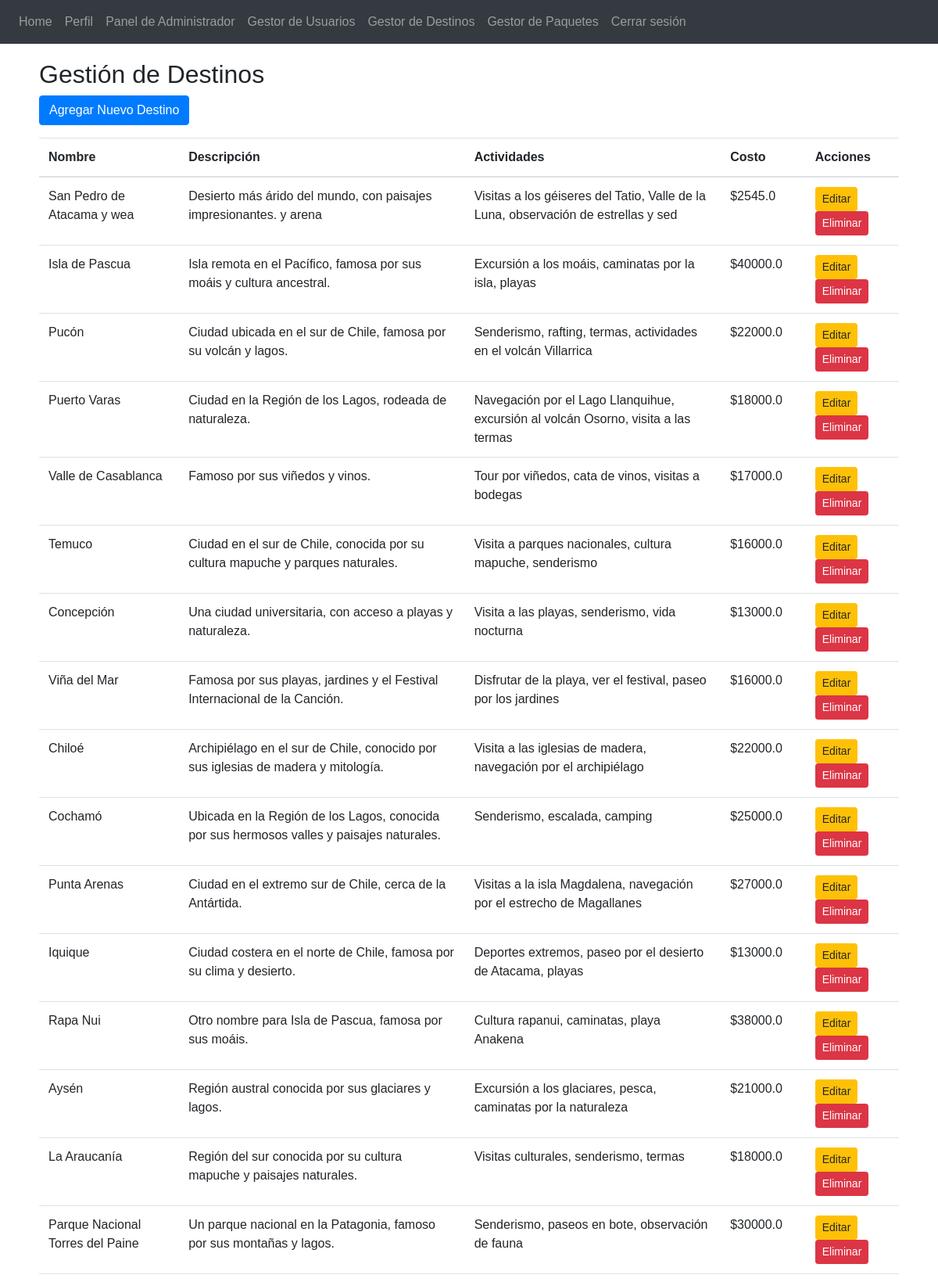
The app's page /admin/destinations (signed in, upper part) with its own data.
### app/travel/models.py (models this page shows, shortened)
class Destination(db.Model):
    __tablename__ = 'destinations'
    id = db.Column(db.Integer, primary_key=True)
    name = db.Column(db.String(100), nullable=False)
    description = db.Column(db.Text, nullable=False)
    activities = db.Column(db.String(255), nullable=False)
    cost = db.Column(db.Float, nullable=False)
    reservations = db.relationship('Reservation', backref='destination_related', lazy=True)

### app/admin/routes.py (the view)
@admin.route('/destinations')
@login_required
def manage_destinations():
    if current_user.role != 'admin':
        flash('No tienes permiso para acceder a esta página.', 'danger')
        return redirect(url_for('auth.login'))
    destinations = Destination.query.all()
    if not destinations:
        flash('No se encontraron destinos.', 'warning')
    return render_template('admin/destinations.html', destinations=destinations)

### app/auth/models.py (called while the page is built)
    def is_admin(self):
        return self.role == 'admin'

### app/templates/admin/destinations.html
{% extends 'base.html' %}
{% block content %}
<h2>Gestión de Destinos</h2>
<a href="{{ url_for('admin.add_destination') }}" class="btn btn-primary mb-3">Agregar Nuevo Destino</a>
{% if destinations %}
<table class="table">
    <thead>
        <tr>
            <th>Nombre</th>
            <th>Descripción</th>
            <th>Actividades</th>
            <th>Costo</th>
            <th>Acciones</th>
        </tr>
    </thead>
    <tbody>
        {% for destination in destinations %}
        <tr>
            <td>{{ destination.name }}</td>
            <td>{{ destination.description }}</td>
            <td>{{ destination.activities }}</td>
            <td>${{ destination.cost }}</td>
            <td>
                <a href="{{ url_for('admin.edit_destination', id=destination.id) }}" class="btn btn-warning btn-sm">Editar</a>
                <form action="{{ url_for('admin.delete_destination', id=destination.id) }}" method="POST" style="display:inline;">
                    <button type="submit" class="btn btn-danger btn-sm" onclick="return confirm('¿Estás seguro de eliminar este destino?')">Eliminar</button>
                </form>
            </td>
        </tr>
        {% endfor %}
    </tbody>
</table>
{% else %}
<p>No hay destinos disponibles.</p>
{% endif %}
{% endblock %}

### records on screen
Destination: name "San Pedro de Atacama y wea", description "Desierto más árido del mundo, con paisajes impresionantes. y arena", activities "Visitas a los géiseres del Tatio, Valle de la Luna, observación de estrellas y sed", cost "2545.0"
Destination: name "Isla de Pascua", description "Isla remota en el Pacífico, famosa por sus moáis y cultura ancestral.", activities "Excursión a los moáis, caminatas por la isla, playas", cost "40000.0"
Destination: name "Pucón", description "Ciudad ubicada en el sur de Chile, famosa por su volcán y lagos.", activities "Senderismo, rafting, termas, actividades en el volcán Villarrica", cost "22000.0"
Destination: name "Puerto Varas", description "Ciudad en la Región de los Lagos, rodeada de naturaleza.", activities "Navegación por el Lago Llanquihue, excursión al volcán Osorno, visita a las termas", cost "18000.0"
Destination: name "Valle de Casablanca", description "Famoso por sus viñedos y vinos.", activities "Tour por viñedos, cata de vinos, visitas a bodegas", cost "17000.0"
Destination: name "Temuco", description "Ciudad en el sur de Chile, conocida por su cultura mapuche y parques naturales.", activities "Visita a parques nacionales, cultura mapuche, senderismo", cost "16000.0"
Destination: name "Concepción", description "Una ciudad universitaria, con acceso a playas y naturaleza.", activities "Visita a las playas, senderismo, vida nocturna", cost "13000.0"
Destination: name "Viña del Mar", description "Famosa por sus playas, jardines y el Festival Internacional de la Canción.", activities "Disfrutar de la playa, ver el festival, paseo por los jardines", cost "16000.0"
Destination: name "Chiloé", description "Archipiélago en el sur de Chile, conocido por sus iglesias de madera y mitología.", activities "Visita a las iglesias de madera, navegación por el archipiélago", cost "22000.0"
Destination: name "Cochamó", description "Ubicada en la Región de los Lagos, conocida por sus hermosos valles y paisajes naturales.", activities "Senderismo, escalada, camping", cost "25000.0"
Destination: name "Punta Arenas", description "Ciudad en el extremo sur de Chile, cerca de la Antártida.", activities "Visitas a la isla Magdalena, navegación por el estrecho de Magallanes", cost "27000.0"
Destination: name "Iquique", description "Ciudad costera en el norte de Chile, famosa por su clima y desierto.", activities "Deportes extremos, paseo por el desierto de Atacama, playas", cost "13000.0"
Destination: name "Rapa Nui", description "Otro nombre para Isla de Pascua, famosa por sus moáis.", activities "Cultura rapanui, caminatas, playa Anakena", cost "38000.0"
Destination: name "Aysén", description "Región austral conocida por sus glaciares y lagos.", activities "Excursión a los glaciares, pesca, caminatas por la naturaleza", cost "21000.0"
Destination: name "La Araucanía", description "Región del sur conocida por su cultura mapuche y paisajes naturales.", activities "Visitas culturales, senderismo, termas", cost "18000.0"
Destination: name "Parque Nacional Torres del Paine", description "Un parque nacional en la Patagonia, famoso por sus montañas y lagos.", activities "Senderismo, paseos en bote, observación de fauna", cost "30000.0"
